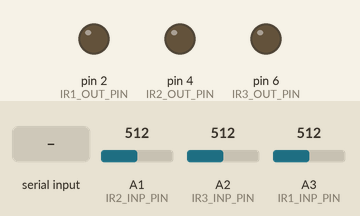
Recording of a sketch running on a simulated Arduino Uno, built with avr-gcc and run on an emulated ATmega328P. Parts: output pins drawn as LEDs (lit = HIGH). Inputs (shaded band) come from the test bench; at power-on: A1 (IR2_INP_PIN) = 512, A2 (IR3_INP_PIN) = 512, A3 (IR1_INP_PIN) = 512. What the sketch prints to the serial monitor is not drawn.

Above: at 1.2 s.
1.3 s: "1" received over Serial
At 2.5 s:
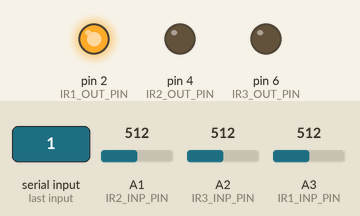
2.8 s: "2" received over Serial
At 3.7 s:
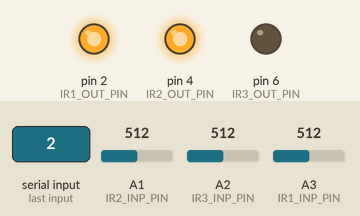
4.3 s: "3" received over Serial
At 4.8 s:
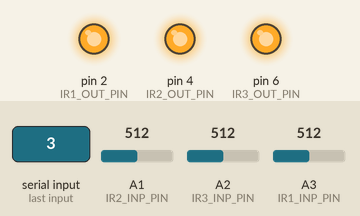
8.8 s: "1" received over Serial
At 9.5 s:
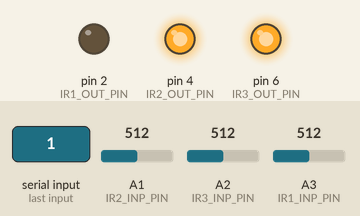
Timing chart, 0 to 11.8 s (numbered marks = the images above; inputs shaded):
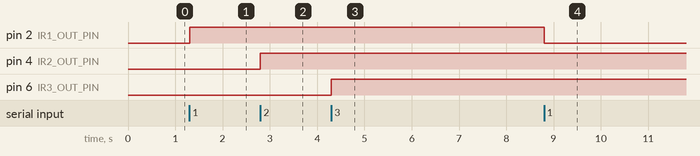

Measured:
- after the input at 1.3 s, pin 2 (IR1_OUT_PIN): LOW → HIGH at once
- after the input at 2.8 s, pin 4 (IR2_OUT_PIN): LOW → HIGH at once
- after the input at 4.3 s, pin 6 (IR3_OUT_PIN): LOW → HIGH at once
- after the input at 8.8 s, pin 2 (IR1_OUT_PIN): HIGH → LOW at once

The sketch:

Holocube.ino
```cpp
//two IR receivers (transparent), one Ir compliment emitter (dark blue)
//One Infrared emitter (transparent) and receiver (dark green), one red
//laser, 2 x 120 ohm resistor, 2 x 200 ohm resistor, 1 x 330 ohm resistor

//infrared receiver's positive should go to the 330ohm, which goes
//to _INP_.  each IR receivers positive should hook direct to a _INP_
//then also a jumper using the 120 ohm to a positive Arduino power 5v.
//the IR emitter, and the Infrared emitter should should hook directly
//to the 120 ohm resister and then to a digital _OUT_ pin, and the laser
//hooks directly to the 5v arduino power source, arrange the laser and
//one IR receiver on one side aiming to the other side where the setup
//is ifrared emitter, next to the IR emitter, then a small wall, and
//the other IR receiver next to the ifrared receiver, aiming at laster

//Now we are ready to clock invisible red (IR) light using a laser
//in opposed direction (invisible red has a very faint red glow on
//the LED, but does project onto anything, or illuminate the path)
//and bounce back detection (infrared, which aim the same ways and
//detects object distance with no glow) to make placement in smoke
//as a line of rate pixels in a row we can individually pint point

//I think this would be great with a green and blue laser on say
//x and y axis, and the red on z axis to make a rgb spectrum 256

//that's the goal, but I would be happy with a toy light saber
//like real ones that stop short like in the star wars movie.

#define IR1_OUT_PIN 2 //IR
#define IR2_OUT_PIN 4 //laser
#define IR3_OUT_PIN 6 //infrared

#define IR1_INP_PIN A3//3 //IR2
#define IR2_INP_PIN A1//5 //ifrared
#define IR3_INP_PIN A2//6 //IR1

void setup() {

  pinMode(IR1_OUT_PIN, OUTPUT);
  digitalWrite(IR1_OUT_PIN, LOW);

  pinMode(IR2_OUT_PIN, OUTPUT);
  digitalWrite(IR2_OUT_PIN, LOW);

  pinMode(IR3_OUT_PIN, OUTPUT);
  digitalWrite(IR3_OUT_PIN, LOW);

  pinMode(IR1_INP_PIN,INPUT);
  pinMode(IR2_INP_PIN,INPUT);
  pinMode(IR3_INP_PIN,INPUT);

  Serial.begin(256000);
}

void loop() {
  if (Serial.available()) {
    char ch = Serial.read();
    switch (ch) {
      case '1':
        digitalWrite(IR1_OUT_PIN, !digitalRead(IR1_OUT_PIN));
        break;
      case '2':
        digitalWrite(IR2_OUT_PIN, !digitalRead(IR2_OUT_PIN));
        break;
      case '3':
        digitalWrite(IR3_OUT_PIN, !digitalRead(IR3_OUT_PIN));
        break;
    }
  }

  Serial.print('[');
  Serial.print(digitalRead(IR1_OUT_PIN));
  Serial.print(' ');
  Serial.print(analogRead(IR1_INP_PIN));
  Serial.print(' ');
  Serial.print(digitalRead(IR2_OUT_PIN));
  Serial.print(' ');
  Serial.print(analogRead(IR2_INP_PIN));
  Serial.print(' ');
  Serial.print(digitalRead(IR3_OUT_PIN));
  Serial.print(' ');
  Serial.print(analogRead(IR3_INP_PIN));
  Serial.print(']');
  Serial.println();
}
```
